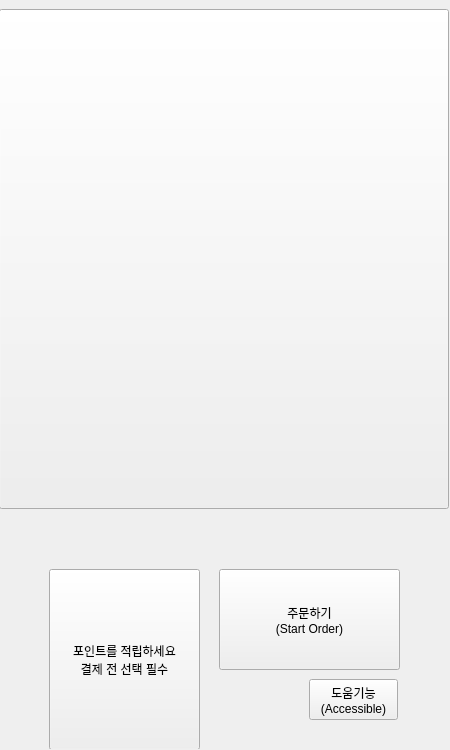
<?xml version="1.0" encoding="UTF-8"?>
<ui version="4.0">
 <class>main</class>
 <widget class="QWidget" name="main">
  <property name="geometry">
   <rect>
    <x>0</x>
    <y>0</y>
    <width>450</width>
    <height>750</height>
   </rect>
  </property>
  <property name="windowTitle">
   <string>Form</string>
  </property>
  <widget class="QStackedWidget" name="sta">
   <property name="geometry">
    <rect>
     <x>-1</x>
     <y>-1</y>
     <width>450</width>
     <height>750</height>
    </rect>
   </property>
   <property name="currentIndex">
    <number>0</number>
   </property>
   <widget class="QWidget" name="page_1">
    <widget class="QPushButton" name="btn_order">
     <property name="geometry">
      <rect>
       <x>220</x>
       <y>570</y>
       <width>181</width>
       <height>101</height>
      </rect>
     </property>
     <property name="text">
      <string>주문하기
(Start Order)</string>
     </property>
    </widget>
    <widget class="QPushButton" name="btn_help_1">
     <property name="geometry">
      <rect>
       <x>310</x>
       <y>680</y>
       <width>89</width>
       <height>41</height>
      </rect>
     </property>
     <property name="text">
      <string>도움기능
(Accessible)</string>
     </property>
    </widget>
    <widget class="QPushButton" name="btn_point">
     <property name="geometry">
      <rect>
       <x>50</x>
       <y>570</y>
       <width>151</width>
       <height>181</height>
      </rect>
     </property>
     <property name="text">
      <string>포인트를 적립하세요
결제 전 선택 필수</string>
     </property>
    </widget>
    <widget class="QStackedWidget" name="sta_2">
     <property name="geometry">
      <rect>
       <x>0</x>
       <y>10</y>
       <width>450</width>
       <height>500</height>
      </rect>
     </property>
     <property name="currentIndex">
      <number>0</number>
     </property>
     <widget class="QWidget" name="page_2">
      <widget class="QPushButton" name="btn_main_adve1">
       <property name="geometry">
        <rect>
         <x>0</x>
         <y>0</y>
         <width>450</width>
         <height>500</height>
        </rect>
       </property>
       <property name="text">
        <string/>
       </property>
       <property name="icon">
        <iconset>
         <normaloff>../../Gyu_B/5team_python_kiosk/image/맥날메인광고1.png</normaloff>../../Gyu_B/5team_python_kiosk/image/맥날메인광고1.png</iconset>
       </property>
       <property name="iconSize">
        <size>
         <width>600</width>
         <height>700</height>
        </size>
       </property>
      </widget>
     </widget>
     <widget class="QWidget" name="page_3">
      <widget class="QPushButton" name="btn_main_adve2">
       <property name="geometry">
        <rect>
         <x>0</x>
         <y>0</y>
         <width>450</width>
         <height>500</height>
        </rect>
       </property>
       <property name="text">
        <string/>
       </property>
       <property name="icon">
        <iconset>
         <normaloff>../../Gyu_B/5team_python_kiosk/image/맥날메인광고3.png</normaloff>../../Gyu_B/5team_python_kiosk/image/맥날메인광고3.png</iconset>
       </property>
       <property name="iconSize">
        <size>
         <width>300</width>
         <height>600</height>
        </size>
       </property>
      </widget>
     </widget>
    </widget>
   </widget>
   <widget class="QWidget" name="page_2p">
    <widget class="QLabel" name="logo">
     <property name="geometry">
      <rect>
       <x>190</x>
       <y>30</y>
       <width>81</width>
       <height>51</height>
      </rect>
     </property>
     <property name="text">
      <string>맥도날드
로고</string>
     </property>
     <property name="alignment">
      <set>Qt::AlignCenter</set>
     </property>
    </widget>
    <widget class="QLabel" name="label_1page">
     <property name="geometry">
      <rect>
       <x>100</x>
       <y>90</y>
       <width>261</width>
       <height>141</height>
      </rect>
     </property>
     <property name="font">
      <font>
       <pointsize>30</pointsize>
      </font>
     </property>
     <property name="text">
      <string>식사 장소를
선택해 주세요</string>
     </property>
     <property name="alignment">
      <set>Qt::AlignCenter</set>
     </property>
    </widget>
    <widget class="QPushButton" name="btn_in">
     <property name="geometry">
      <rect>
       <x>70</x>
       <y>260</y>
       <width>151</width>
       <height>181</height>
      </rect>
     </property>
     <property name="text">
      <string>매장</string>
     </property>
    </widget>
    <widget class="QPushButton" name="btn_out">
     <property name="geometry">
      <rect>
       <x>240</x>
       <y>260</y>
       <width>151</width>
       <height>181</height>
      </rect>
     </property>
     <property name="text">
      <string>포장</string>
     </property>
    </widget>
    <widget class="QPushButton" name="btn_main">
     <property name="geometry">
      <rect>
       <x>120</x>
       <y>690</y>
       <width>151</width>
       <height>25</height>
      </rect>
     </property>
     <property name="text">
      <string>처음으로</string>
     </property>
    </widget>
    <widget class="QPushButton" name="btn_help_2">
     <property name="geometry">
      <rect>
       <x>280</x>
       <y>690</y>
       <width>151</width>
       <height>25</height>
      </rect>
     </property>
     <property name="text">
      <string>도움기능</string>
     </property>
    </widget>
    <widget class="QPushButton" name="btn_point_2p">
     <property name="geometry">
      <rect>
       <x>10</x>
       <y>640</y>
       <width>101</width>
       <height>111</height>
      </rect>
     </property>
     <property name="font">
      <font>
       <pointsize>8</pointsize>
      </font>
     </property>
     <property name="text">
      <string>포인트를 적립하세요
결제 전 선택 필수
▼</string>
     </property>
    </widget>
   </widget>
  </widget>
 </widget>
 <resources/>
 <connections/>
</ui>
